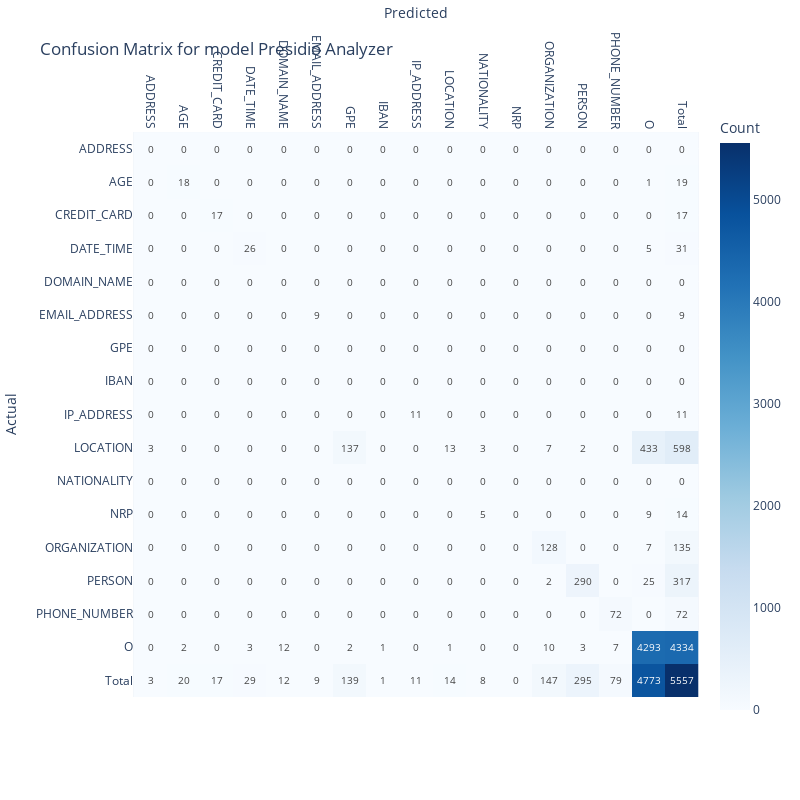

The notebook cell saved with this chart:
### Markdown cell above
## 8. Error analysis

Now let's look into results to understand what's behind the metrics we're getting.
Note that evaluation is never perfect. Some things to consider:

1. There's often a mismatch between the annotated span and the predicted span, which isn't necessarily a mistake. For example: `<Southern France>` compared with `Southern <France>`. In the second text, the word `Southern` was not annotated/predicted as part of the entity, but that's not necessarily an error.
2. Token based evaluation (which is used here) counts the number of true positive / false positive / false negative tokens. Some entities might be broken into more tokens than others. For example, the phone number `222-444-1234` could be broken into five different tokens, whereas `Krishna` would be broken into one token, resulting in phone numbers having more influence on metrics than names.
3. The synthetic dataset used here isn't representative of a real dataset. Consider using more realistic datasets for evaluation

### Code cell
plotter.plot_confusion_matrix(entities=entities, confmatrix=confmatrix)
# plotter.plot_confusion_matrix(entities=entities, confmatrix=confmatrix, save_as="png")

### Figure 1 — Plotly figure (JSON) as saved in the notebook; plotly's stock layout.template omitted (floating-point values rounded to 4 significant figures; data arrays with more than 128 entries replaced by an {"elided": "..."} marker saying what was removed)
{"data": [{"coloraxis": "coloraxis", "hovertemplate": "Predicted: %{x}<br>Actual: %{y}<br>Count: %{z}<extra></extra>", "name": "0", "textfont": {"size": 10}, "texttemplate": "%{z}", "type": "heatmap", "x": ["ADDRESS", "AGE", "CREDIT_CARD", "DATE_TIME", "DOMAIN_NAME", "EMAIL_ADDRESS", "GPE", "IBAN", "IP_ADDRESS", "LOCATION", "NATIONALITY", "NRP", "ORGANIZATION", "PERSON", "PHONE_NUMBER", "O", "Total"], "xaxis": "x", "y": ["ADDRESS", "AGE", "CREDIT_CARD", "DATE_TIME", "DOMAIN_NAME", "EMAIL_ADDRESS", "GPE", "IBAN", "IP_ADDRESS", "LOCATION", "NATIONALITY", "NRP", "ORGANIZATION", "PERSON", "PHONE_NUMBER", "O", "Total"], "yaxis": "y", "z": {"elided": "17x17 int values"}}], "layout": {"coloraxis": {"colorbar": {"title": {"text": "Count"}}, "colorscale": [[0, "rgb(247,251,255)"], [0.125, "rgb(222,235,247)"], [0.25, "rgb(198,219,239)"], [0.375, "rgb(158,202,225)"], [0.5, "rgb(107,174,214)"], [0.625, "rgb(66,146,198)"], [0.75, "rgb(33,113,181)"], [0.875, "rgb(8,81,156)"], [1, "rgb(8,48,107)"]]}, "height": 800, "title": {"text": "Confusion Matrix for model Presidio Analyzer"}, "width": 800, "xaxis": {"anchor": "y", "constrain": "domain", "domain": [0, 1], "scaleanchor": "y", "side": "top", "tickangle": 90, "title": {"standoff": 10, "text": "Predicted"}}, "yaxis": {"anchor": "x", "autorange": "reversed", "constrain": "domain", "domain": [0, 1], "title": {"text": "Actual"}}}}
